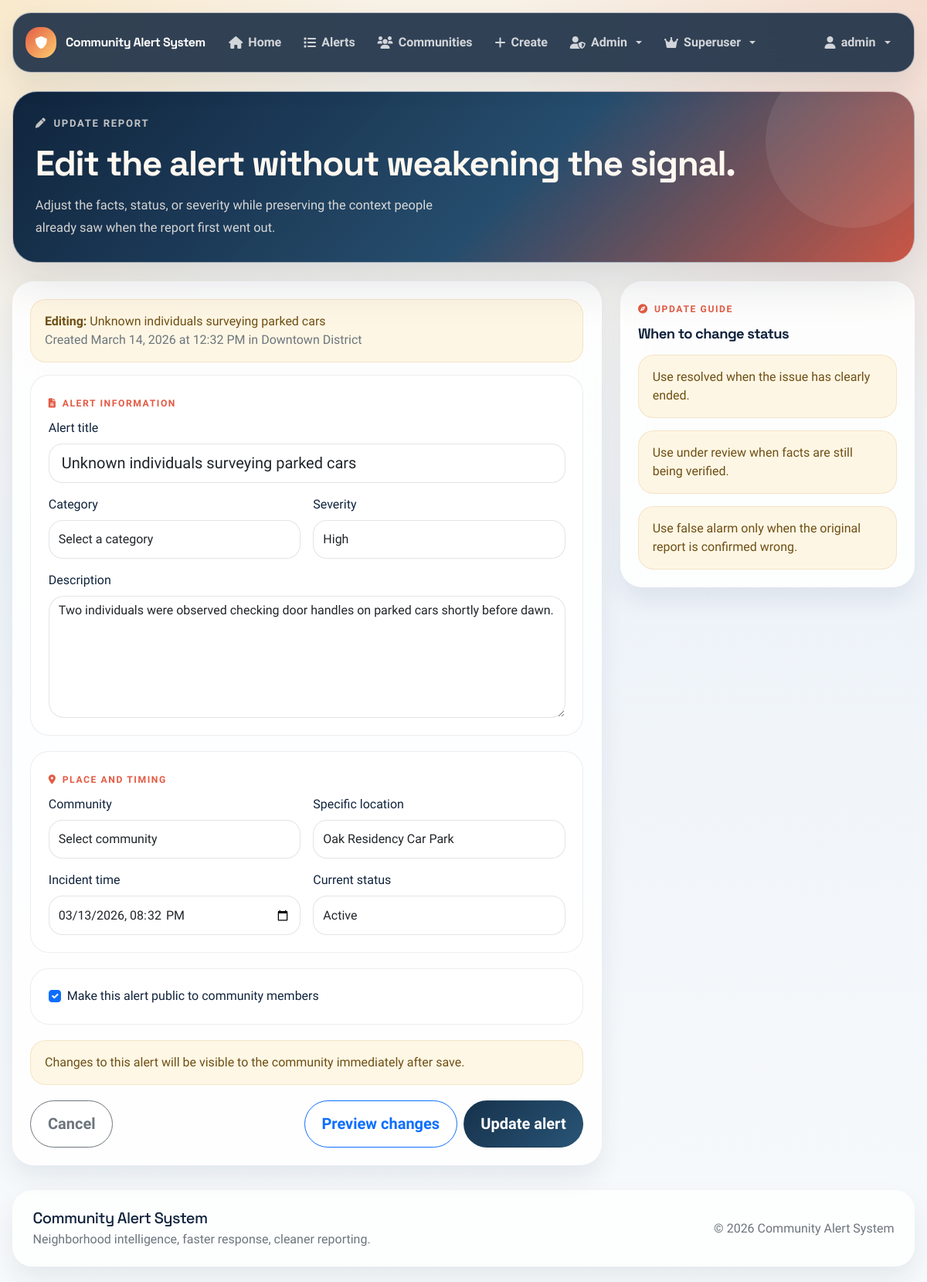
The page /alerts/6505176e-4b53-4f69-a81f-7c708937683a/edit/ (signed in) on the database its author committed.
### community/models.py (models this page shows, shortened)
class CustomUser(AbstractUser):
    ROLE_CHOICES = [
        ('member', 'Community Member'),
        ('moderator', 'Moderator'),
        ('admin', 'Administrator'),
    ]
    email = models.EmailField(unique=True)
    phone_number = models.CharField(max_length=20, blank=True)
    role = models.CharField(max_length=10, choices=ROLE_CHOICES, default='member')
    communities = models.ManyToManyField(Community, related_name='members', blank=True)
    email_verified = models.BooleanField(default=False)
    email_verification_token = models.CharField(max_length=100, blank=True)
    email_notifications = models.BooleanField(default=True)
    push_notifications = models.BooleanField(default=True)
    created_at = models.DateTimeField(auto_now_add=True)
    updated_at = models.DateTimeField(auto_now=True)
    USERNAME_FIELD = 'email'
    REQUIRED_FIELDS = ['username']

class Alert(models.Model):
    SEVERITY_CHOICES = [
        ('low', 'Low'),
        ('medium', 'Medium'),
        ('high', 'High'),
        ('critical', 'Critical'),
    ]
    STATUS_CHOICES = [
        ('active', 'Active'),
        ('resolved', 'Resolved'),
        ('false_alarm', 'False Alarm'),
        ('under_review', 'Under Review'),
    ]
    id = models.UUIDField(primary_key=True, default=uuid.uuid4, editable=False)
    title = models.CharField(max_length=200)
    description = models.TextField()
    category = models.ForeignKey(AlertCategory, on_delete=models.CASCADE, related_name='alerts')
    severity = models.CharField(max_length=10, choices=SEVERITY_CHOICES, default='medium')
    status = models.CharField(max_length=15, choices=STATUS_CHOICES, default='active')
    community = models.ForeignKey(Community, on_delete=models.CASCADE, related_name='alerts')
    address = models.CharField(max_length=300, blank=True, help_text="Optional specific address or location description")
    created_by = models.ForeignKey(CustomUser, on_delete=models.CASCADE, related_name='created_alerts')
    updated_by = models.ForeignKey(CustomUser, on_delete=models.CASCADE, related_name='updated_alerts', null=True, blank=True)
    incident_datetime = models.DateTimeField(help_text="When the incident occurred")
    created_at = models.DateTimeField(auto_now_add=True)
    updated_at = models.DateTimeField(auto_now=True)
    resolved_at = models.DateTimeField(null=True, blank=True)
    view_count = models.PositiveIntegerField(default=0)
    upvotes = models.PositiveIntegerField(default=0)
    downvotes = models.PositiveIntegerField(default=0)
    is_public = models.BooleanField(default=True)
    is_verified = models.BooleanField(default=False)  # Verified by moderators
    class Meta:
        ordering = ['-created_at']
        indexes = [
            models.Index(fields=['created_at']),
            models.Index(fields=['severity', 'status']),
            models.Index(fields=['community', 'status']),
        ]

class Community(models.Model):
    id = models.UUIDField(primary_key=True, default=uuid.uuid4, editable=False)
    name = models.CharField(max_length=200, unique=True)
    description = models.TextField(blank=True)
    created_by = models.ForeignKey('CustomUser', on_delete=models.CASCADE, related_name='created_communities')
    created_at = models.DateTimeField(auto_now_add=True)
    is_active = models.BooleanField(default=True)
    class Meta:
        verbose_name_plural = "Communities"
        ordering = ['name']

### community/views.py (the view)
# urls.py: path('alerts/<uuid:alert_id>/edit/', views.edit_alert, name='edit_alert'),
@login_required
def edit_alert(request, alert_id):
    alert = get_object_or_404(Alert, id=alert_id)
    if alert.created_by != request.user and request.user.role not in ['moderator', 'admin']:
        messages.error(request, 'You do not have permission to edit this alert.')
        return redirect('alert_detail', alert_id=alert.id)
    if request.method == 'POST':
        form = AlertForm(request.POST, request.FILES, instance=alert, user=request.user)
        if form.is_valid():
            alert = form.save(commit=False)
            alert.updated_by = request.user
            alert.save()
            messages.success(request, 'Alert updated successfully!')
            return redirect('alert_detail', alert_id=alert.id)
    else:
        form = AlertForm(instance=alert, user=request.user)
    return render(request, 'community/edit_alert.html', {'form': form, 'alert': alert})

### community/context_processors.py (called while the page is built)
def settings_context(request):
    return {
        'settings': {
            'GOOGLE_MAPS_API_KEY': settings.GOOGLE_MAPS_API_KEY,
            'DEFAULT_MAP_CENTER_LAT': settings.DEFAULT_MAP_CENTER_LAT,
            'DEFAULT_MAP_CENTER_LNG': settings.DEFAULT_MAP_CENTER_LNG,
            'DEFAULT_MAP_ZOOM': settings.DEFAULT_MAP_ZOOM,
        },
        'FIREBASE_CONFIG': settings.FIREBASE_CONFIG,
        'VAPID_KEY': settings.VAPID_KEY,
    }

### community/templates/community/edit_alert.html (shortened to what this page needs)
{% extends 'base.html' %}
{% load static %}
{% block content %}
<section class="page-head">
    <div class="page-kicker"><i class="fas fa-pen"></i> Update Report</div>
    <h1 class="page-title">Edit the alert without weakening the signal.</h1>
    <p class="page-subtitle">Adjust the facts, status, or severity while preserving the context people already saw when the report first went out.</p>
</section>
<div class="layout-main">
    <section class="surface-panel">
        <div class="soft-note mb-3">
            <strong>Editing:</strong> {{ alert.title }}<br>
            <span class="text-muted">Created {{ alert.created_at|date:"F d, Y \a\t g:i A" }} in {{ alert.community.name }}</span>
        </div>
        <form method="post" enctype="multipart/form-data" id="alertForm" class="form-shell">
            <div class="form-block">
                <div class="eyebrow"><i class="fas fa-file-lines"></i> Alert Information</div>
                <div class="row g-3">
                    <div class="col-12">
                        <label for="id_title" class="form-label">Alert title</label>
                        <input type="text" class="form-control form-control-lg" name="title" id="id_title" required maxlength="200" value="{{ form.title.value|default:'' }}">
                    </div>
                    <div class="col-md-6">
                        <label for="id_category" class="form-label">Category</label>
                        <select class="form-select" name="category" id="id_category" required>
                            <option value="">Select a category</option>
                        </select>
                    </div>
                    <div class="col-md-6">
                        <label for="id_severity" class="form-label">Severity</label>
                        <select class="form-select" name="severity" id="id_severity" required>
                            <option value="high" {% if form.severity.value == 'high' %}selected{% endif %}>High</option>
                        </select>
                    </div>
                    <div class="col-12">
                        <label for="id_description" class="form-label">Description</label>
                        <textarea class="form-control" name="description" id="id_description" rows="6" required>{{ form.description.value|default:'' }}</textarea>
                    </div>
                </div>
            </div>
            <div class="form-block">
                <div class="eyebrow"><i class="fas fa-location-dot"></i> Place and Timing</div>
                <div class="row g-3">
                    <div class="col-md-6">
                        <label for="id_community" class="form-label">Community</label>
                        <select class="form-select" name="community" id="id_community" required>
                            <option value="">Select community</option>
                        </select>
                    </div>
                    <div class="col-md-6">
                        <label for="id_address" class="form-label">Specific location</label>
                        <input type="text" class="form-control" name="address" id="id_address" value="{{ form.address.value|default:'' }}">
                    </div>
                    <div class="col-md-6">
                        <label for="id_incident_datetime" class="form-label">Incident time</label>
                        <input type="datetime-local" class="form-control" name="incident_datetime" id="id_incident_datetime" required value="{{ form.incident_datetime.value|date:'Y-m-d\TH:i'|default:'' }}">
                    </div>
                    <div class="col-md-6">
                        <label for="id_status" class="form-label">Current status</label>
                        <select class="form-select" name="status" id="id_status">
                            <option value="active" {% if form.status.value == 'active' %}selected{% endif %}>Active</option>
                        </select>
                    </div>
                </div>
            </div>
            <div class="form-block">
                <div class="form-check">
                    <input class="form-check-input" type="checkbox" name="is_public" id="id_is_public" {% if form.is_public.value != False %}checked{% endif %}>
                    <label class="form-check-label" for="id_is_public">Make this alert public to community members</label>
                </div>
            </div>
            <div class="soft-note">Changes to this alert will be visible to the community immediately after save.</div>
            <div class="d-flex justify-content-between flex-wrap gap-2">
                <a href="{% url 'alert_detail' alert.id %}" class="btn btn-outline-secondary btn-lg">Cancel</a>
                <div class="d-flex gap-2 flex-wrap">
                    <button type="button" class="btn btn-outline-primary btn-lg" onclick="previewAlert()">Preview changes</button>
                    <button type="submit" class="btn btn-primary btn-lg">Update alert</button>
                </div>
            </div>
        </form>
    </section>
    <aside class="stack-md">
        <section class="surface-panel">
            <div class="eyebrow"><i class="fas fa-compass"></i> Update Guide</div>
            <h2 class="section-title">When to change status</h2>
            <div class="stack-md">
                <div class="soft-note">Use resolved when the issue has clearly ended.</div>
                <div class="soft-note">Use under review when facts are still being verified.</div>
                <div class="soft-note">Use false alarm only when the original report is confirmed wrong.</div>
            </div>
        </section>
    </aside>
</div>
{% endblock %}

### community/templates/base.html (shortened to what this page needs)
<!DOCTYPE html>
<html lang="en">
<head>
    {% load static %}
    <link href="https://cdn.jsdelivr.net/npm/bootstrap@5.1.3/dist/css/bootstrap.min.css" rel="stylesheet">
    <link rel="stylesheet" href="https://cdnjs.cloudflare.com/ajax/libs/font-awesome/6.0.0/css/all.min.css">
</head>
<body>
    <div class="app-shell">
        <div class="app-nav-wrap">
            <nav class="navbar navbar-expand-lg navbar-dark app-nav">
                <div class="container-fluid px-0">
                    <a class="navbar-brand" href="{% url 'home' %}">
                        <span class="brand-badge"><i class="fas fa-shield-alt"></i></span>
                        <span>Community Alert System</span>
                    </a>
                    <div class="collapse navbar-collapse" id="navbarNav">
                        <ul class="navbar-nav me-auto">
                            <li class="nav-item"><a class="nav-link" href="{% url 'home' %}"><i class="fas fa-house"></i> Home</a></li>
                            <li class="nav-item"><a class="nav-link" href="{% url 'alert_list' %}"><i class="fas fa-list"></i> Alerts</a></li>
                            {% if user.is_authenticated %}
                            <li class="nav-item"><a class="nav-link" href="{% url 'my_community_alerts' %}"><i class="fas fa-users"></i> Communities</a></li>
                            <li class="nav-item"><a class="nav-link" href="{% url 'create_alert' %}"><i class="fas fa-plus"></i> Create</a></li>
                            {% if user.role == 'admin' %}
                            <li class="nav-item dropdown">
                                <a class="nav-link dropdown-toggle" href="#" id="adminDropdown" role="button" data-bs-toggle="dropdown">
                                    <i class="fas fa-user-shield"></i> Admin
                                </a>
                            </li>
                            {% endif %}
                            {% if user.is_superuser %}
                            <li class="nav-item dropdown">
                                <a class="nav-link dropdown-toggle" href="#" id="superuserDropdown" role="button" data-bs-toggle="dropdown">
                                    <i class="fas fa-crown"></i> Superuser
                                </a>
                            </li>
                            {% endif %}
                            {% endif %}
                        </ul>
                        <ul class="navbar-nav">
                            {% if user.is_authenticated %}
                            <li class="nav-item dropdown">
                                <a class="nav-link dropdown-toggle" href="#" id="navbarDropdown" role="button" data-bs-toggle="dropdown">
                                    <i class="fas fa-user"></i> {{ user.username }}
                                </a>
                            </li>
                            {% else %}
                            <li class="nav-item"><a class="nav-link" href="{% url 'login' %}"><i class="fas fa-sign-in-alt"></i> Login</a></li>
                            <li class="nav-item"><a class="nav-link" href="{% url 'register' %}"><i class="fas fa-user-plus"></i> Register</a></li>
                            {% endif %}
                        </ul>
                    </div>
                </div>
            </nav>
        </div>
        <main class="app-main">
            {% block content %}{% endblock %}
        </main>
        <footer class="app-footer">
            <div class="row align-items-center g-3">
                <div class="col-md-6">
                    <h5 class="mb-1">Community Alert System</h5>
                    <p class="mb-0 text-muted">Neighborhood intelligence, faster response, cleaner reporting.</p>
                </div>
                <div class="col-md-6 text-md-end">
                    <p class="mb-0 text-muted">&copy; {% now "Y" %} Community Alert System</p>
                </div>
            </div>
        </footer>
    </div>
</body>
</html>

### community/templates/community/edit_alert.html (style rules this page uses)
.form-shell { display: grid; gap: 1.25rem; }
.form-block { padding: 1.4rem; border-radius: 24px; background: rgba(255,255,255,0.7); border: 1px solid rgba(16,35,60,0.08); }

### rows shown on the page
CustomUser: username "admin"
Alert: title "Unknown individuals surveying parked cars", created_at "March 14, 2026 at 12:32 PM", community.name "Downtown District", severity "High", description "Two individuals were observed checking door handles on parked cars shortly before dawn.", address "Oak Residency Car Park", status "Active"
